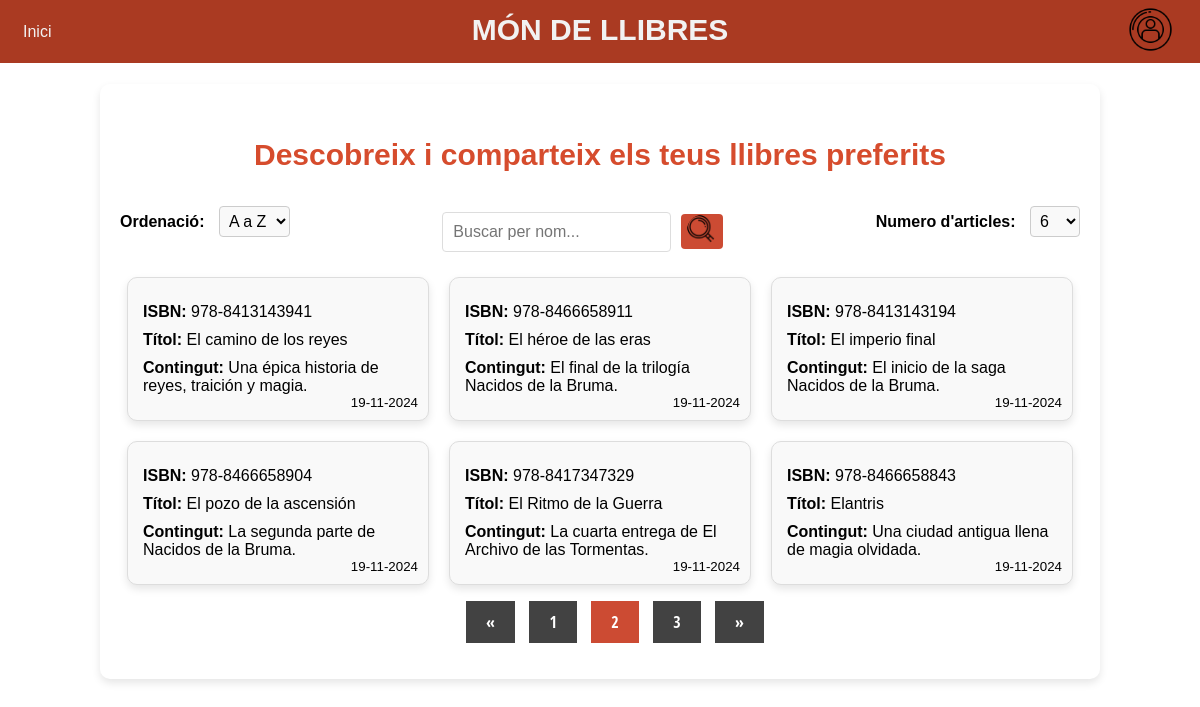
Screenshot of /?page=2 with the database file from the repository.
### tables this page shows
CREATE TABLE `taula_articles` (
  `isbn` varchar(25) NOT NULL,
  `titol` varchar(25) NOT NULL,
  `cos` text NOT NULL,
  `correu_usuari` varchar(255) NOT NULL,
  `data_hora` datetime DEFAULT current_timestamp()
);

### Controlador/ordenarArticles.php (called while the page is built, shortened)
<?php
require_once('./Model/llibres.php');
$correu = isset($_SESSION['correu']) ? $_SESSION['correu'] : null;
if ($_SESSION['orden'] == 'asc') {
    $articles = obtenirArticlesAsc($correu);
} else {
    $articles = obtenirArticlesDesc($correu);
}
require_once('./Controlador/controlPaginacio.php');
?>

### Model/llibres.php (called while the page is built, shortened)
<?php
require __DIR__ . '/../Model/connexio.php';
function obtenirArticlesAsc($correu = null) {
    global $connexio;
    if ($correu) {
        $stmt = $connexio->prepare("SELECT * FROM taula_articles WHERE correu_usuari = :correu ORDER BY titol ASC");
        $stmt->bindParam(':correu', $correu);
    } else {
        $stmt = $connexio->prepare("SELECT * FROM taula_articles ORDER BY titol ASC");
    }
    $stmt->execute();
    return $stmt->fetchAll(PDO::FETCH_ASSOC);
}
?>

### Controlador/controlPaginacio.php (called while the page is built, shortened)
<?php
require_once('./Model/llibres.php');
$articlesPerPage = isset($_SESSION['num_escollit']) ? (int)$_SESSION['num_escollit'] : 6;
$page = isset($_GET['page']) ? (int)$_GET['page'] : 1;
$offset = ($page - 1) * $articlesPerPage;
$articlesToShow = array_slice($articles, $offset, $articlesPerPage);
?>

### Vista/articles/articles.php (the view, shortened to what this page needs)
<div class="articulos">
    <?php foreach ($articlesToShow as $art): ?>
        <div class="articulo">
            <p><strong>ISBN:</strong> <?php echo htmlspecialchars($art['isbn']); ?></p>
            <p><strong>Títol:</strong> <?php echo htmlspecialchars($art['titol']); ?></p>
            <p><strong>Contingut:</strong> <?php echo htmlspecialchars($art['cos']); ?></p>
            <p class="hora"><?php echo (new DateTime($art['data_hora']))->format('d-m-Y'); ?></p>
        </div>
    <?php endforeach; ?>
</div>

### Vista/estils.css (style rules this page uses)
body { font-family: Arial, sans-serif; margin: 0; padding-top: 60px; background-image: url('./assets/images-work/bibl.jpg'); background-size: cover; background-position: center; background-attachment: fixed; }

### Vista/articles/articles.css (style rules this page uses)
.articulos { display: flex; flex-wrap: wrap; gap: 20px; justify-content: center; }
.articulo { background-color: #f9f9f9; border: 1px solid #ddd; border-radius: 10px; padding: 15px; width: calc(33.333% - 50px); box-shadow: 0px 4px 8px rgba(0, 0, 0, 0.1); position: relative; }
.articulo p { margin: 10px 0; }
.hora { position: absolute; bottom: 0; right: 10px; font-size: smaller; }

### rows the page displays
taula_articles: isbn "978-8413143941", titol "El camino de los reyes", cos "Una épica historia de reyes, traición y magia.", data_hora "19-11-2024"
taula_articles: isbn "978-8466658911", titol "El héroe de las eras", cos "El final de la trilogía Nacidos de la Bruma.", data_hora "19-11-2024"
taula_articles: isbn "978-8413143194", titol "El imperio final", cos "El inicio de la saga Nacidos de la Bruma.", data_hora "19-11-2024"
taula_articles: isbn "978-8466658904", titol "El pozo de la ascensión", cos "La segunda parte de Nacidos de la Bruma.", data_hora "19-11-2024"
taula_articles: isbn "978-8417347329", titol "El Ritmo de la Guerra", cos "La cuarta entrega de El Archivo de las Tormentas.", data_hora "19-11-2024"
taula_articles: isbn "978-8466658843", titol "Elantris", cos "Una ciudad antigua llena de magia olvidada.", data_hora "19-11-2024"
